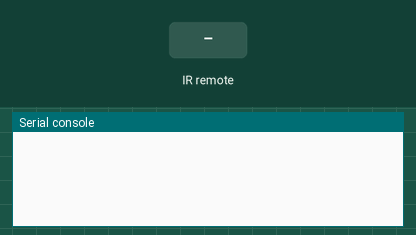
Recording of a program running on a simulated Raspberry Pi Pico running MicroPython. Shown: the last lines printed to the serial console. The test bench sets the inputs (shaded band).

Above: at 1.2 s.
1.3 s: infrared code 0x45 received
At 2.2 s:
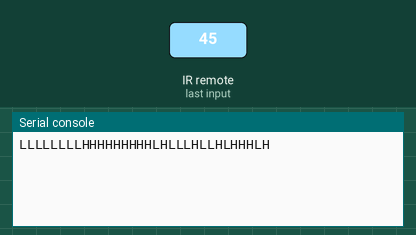
2.8 s: infrared code 0x46 received
At 3.3 s:
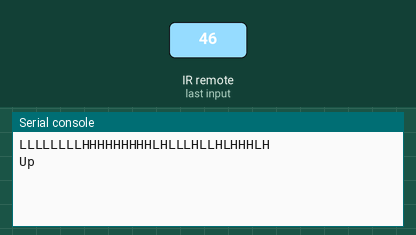
4.3 s: infrared code 0x16 received
At 5.6 s:
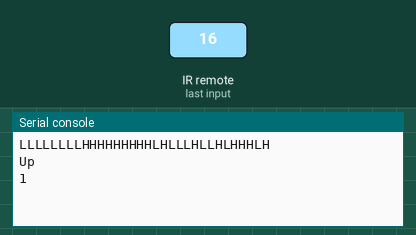

The program:

10.1_IRremote.py
```python
'''
Keyestudio 4WD Mecanum Robot for Pico
lesson 10.1
IRremote
http://www.keyestudio.com
'''

import utime
from machine import Pin

ird = Pin(6,Pin.IN) #IR receiver pin interface is GPIO6

#IR decoder dictionary
act = {"1": "LLLLLLLLHHHHHHHHLHHLHLLLHLLHLHHH","2": "LLLLLLLLHHHHHHHHHLLHHLLLLHHLLHHH","3": "LLLLLLLLHHHHHHHHHLHHLLLLLHLLHHHH",
       "4": "LLLLLLLLHHHHHHHHLLHHLLLLHHLLHHHH","5": "LLLLLLLLHHHHHHHHLLLHHLLLHHHLLHHH","6": "LLLLLLLLHHHHHHHHLHHHHLHLHLLLLHLH",
       "7": "LLLLLLLLHHHHHHHHLLLHLLLLHHHLHHHH","8": "LLLLLLLLHHHHHHHHLLHHHLLLHHLLLHHH","9": "LLLLLLLLHHHHHHHHLHLHHLHLHLHLLHLH",
       "0": "LLLLLLLLHHHHHHHHLHLLHLHLHLHHLHLH","Up": "LLLLLLLLHHHHHHHHLHHLLLHLHLLHHHLH","Down": "LLLLLLLLHHHHHHHHHLHLHLLLLHLHLHHH",
       "Left": "LLLLLLLLHHHHHHHHLLHLLLHLHHLHHHLH","Right": "LLLLLLLLHHHHHHHHHHLLLLHLLLHHHHLH","Ok": "LLLLLLLLHHHHHHHHLLLLLLHLHHHHHHLH",
       "*": "LLLLLLLLHHHHHHHHLHLLLLHLHLHHHHLH","#": "LLLLLLLLHHHHHHHHLHLHLLHLHLHLHHLH"}

def read_ircode(ird):
    wait = 1
    complete = 0
    seq0 = []
    seq1 = []

    while wait == 1:
        if ird.value() == 0:
            wait = 0
    while wait == 0 and complete == 0:
        start = utime.ticks_us()
        while ird.value() == 0:
            ms1 = utime.ticks_us()
        diff = utime.ticks_diff(ms1,start)
        seq0.append(diff)
        while ird.value() == 1 and complete == 0:
            ms2 = utime.ticks_us()
            diff = utime.ticks_diff(ms2,ms1)
            if diff > 10000:
                complete = 1
        seq1.append(diff)

    code = ""
    for val in seq1:
        if val < 2000:
            if val < 700:
                code += "L"
            else:
                code += "H"
    # print(code)
    command = ""
    for k,v in act.items():
        if code == v:
            command = k
    if command == "":
        command = code
    return command

while True:
    command = read_ircode(ird)
    print(command)
    utime.sleep(0.5)
```

Measured:
- after the input at 1.3 s, the serial console: prints a new line after 0.08 s (image 1)
- after the input at 2.8 s, the serial console: prints a new line after 0.08 s (image 2)
- after the input at 4.3 s, the serial console: prints a new line after 0.08 s (image 3)
